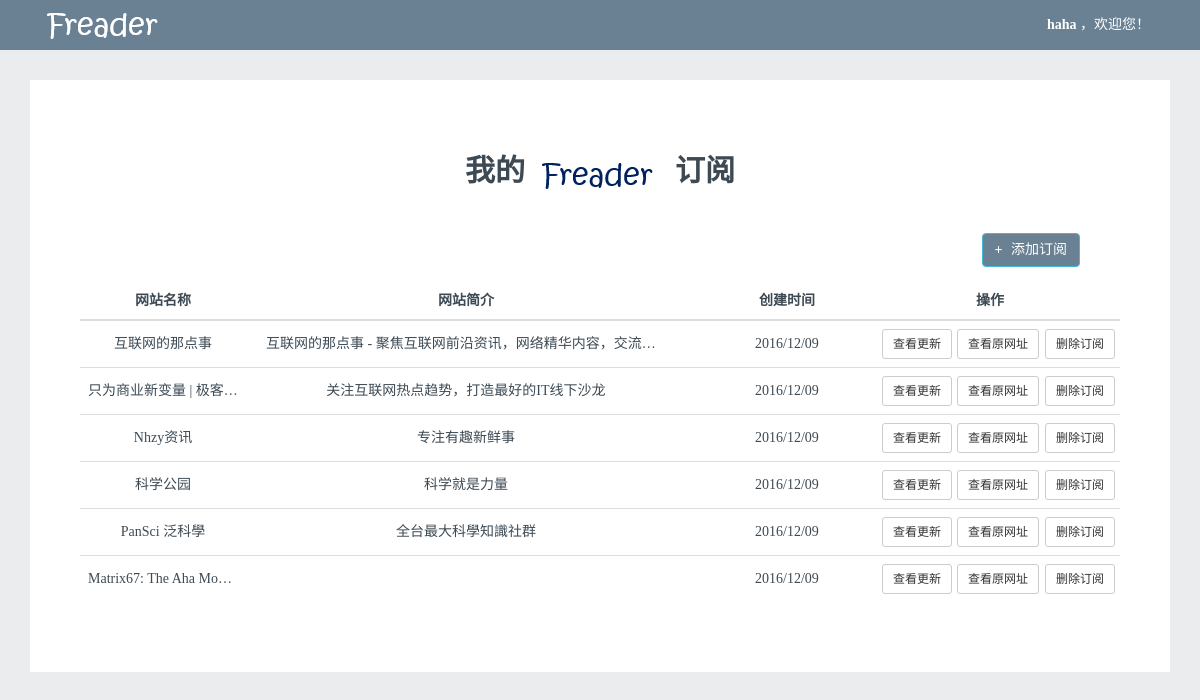
The app's page /home/ (signed in), older data.
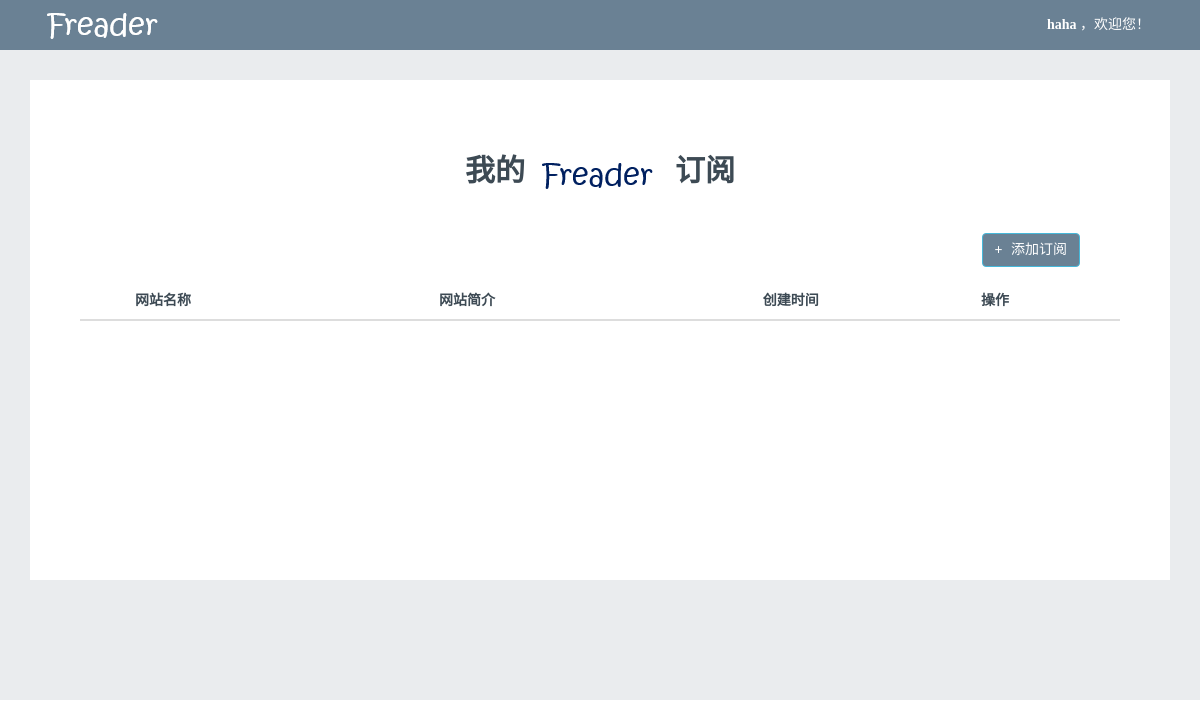
The same page, newer data.
### Main/models.py (models this page shows, shortened)
class Channel(models.Model):
    title=models.CharField('标题',max_length=32)
    link=models.CharField('订阅源',max_length=64)
    description=models.CharField('描述',max_length=128)
    created_time=models.DateTimeField("创建时间",auto_now_add=True)
    has_update=models.BooleanField('是否有更新',default=False)
    class Meta:
        ordering=['-created_time']

### Main/views.py (the view)
# urls.py: url(r'^home/$',HomePageView.as_view(),name='home'),
class HomePageView(ListView):
    template_name = 'homepage.html'
    context_object_name = 'channel_list'
    def get_queryset(self):
        user=self.request.user
        if not user.is_anonymous:
            channel_list=user.account.channel.all().distinct()
            return channel_list
        else:
            return None
    def get_context_data(self, **kwargs):
        if self.request.user.is_anonymous():
            kwargs['username']='游客'
        else:
            kwargs['username']=self.request.user.username
        kwargs['form']=ChnlForm()
        return super(HomePageView,self).get_context_data(**kwargs)

### Main/templates/homepage.html (shortened to what this page needs)
{% extends 'template.html' %}
{% load staticfiles %}
{% block mycss %}
    <link rel="stylesheet" type="text/css" href="{% static 'main/css/main.css' %}">
{% endblock %}
{% block content %}
<div id="container">
		<div id="top">
            <span class="dropdown">
                    <a id="username" href="{% url 'Main:home' %}" class="dropdown-toggle" data-toggle="dropdown" aria-haspopup="true" aria-expanded="true">
                        {{ username }}
                    </a>
            </span>
            <span>，欢迎您！</span>
        </div>
        <div id="mainbox">
            <div style="font-size: 30px;font-weight: bold; margin: 20px; text-align: center;">我的<img src="{% static 'main/img/logo_blue.png' %}" alt="Freader">订阅</div>
            <div style="height: 50px;">
                <button id="addbutton" type="button" class="btn btn-info" data-toggle="modal" data-target="#addbox" style="right: 10%; position: absolute; background: #6A8194;">
                    <span style="font-weight: 900;padding-right: 5px;">+</span>
                    <span>添加订阅</span>
                </button>
            </div>
           <div>
                <table class="table table-hover">
                    <thead>
                        <tr>
                            <th><div style="width:150px;">网站名称</div></th>
                            <th><div style="width:400px;">网站简介</div></th>
                            <th><div style="width:150px;">创建时间</div></th>
                            <th colspan="3"><div style="width:200px;">操作</div></th>
                        </tr>
                    </thead>
                    <tbody>
                    {% for channel in channel_list %}
                        <tr>
                            <td><div class="tableunit" style="width:150px;">{{ channel.title }}</div></td>
                            <td><div class="tableunit" style="width:400px;">{{ channel.description }}</div></td>
                            <td><div class="tableunit" style="width:150px;">{{ channel.created_time|date:"Y/m/d" }}</div></td>
                            <td style="padding-right:0px;padding-left:0px;"><a href="{% url 'Main:chnlupdt' channel.pk %}"><button class="btn btn-sm btn-default">查看更新</button></a></td>
                            <td style="padding-right:0px;padding-left:0px;"><a href="{{ channel.link }}"><button class="btn btn-sm btn-default">查看原网址</button></a></td>
                            <td style="padding-right:0px;padding-left:0px;"><a href="{% url 'Main:delchnl' channel.pk %}"><button class="btn btn-sm btn-default">删除订阅</button></a></td>
                        </tr>
                    {% endfor %}
                    </tbody>
                </table>
           </div>
        </div>
	</div>
{% endblock %}

### Main/templates/template.html (shortened to what this page needs)
<!DOCTYPE html>
{% load staticfiles %}
<html lang="zh-CN">
<head>
    <link rel="stylesheet" href="{% static 'lib/css/bootstrap.min.css' %}">
    {% block mycss %}{% endblock %}
</head>
<body>
{% block content %}
{% endblock %}
</body>
</html>

### Main/static/main/css/main.css (style rules this page uses)
html { overflow-y:scroll; }
body { margin:0; padding:0; font-family: 'Microsoft Yahei','SimSun'; }
div,dl,dt,dd,ul,ol,li,h1,h2,h3,h4,h5,h6,pre,form,fieldset,input,textarea,blockquote,p { padding:0; margin:0; }
img { vertical-align:top;border:0; }
address,cite,code,em,th { font-weight:normal; font-style:normal; }
a { text-decoration: none; }
#container { background: #EAECEE; padding-bottom: 30px; min-height: 700px; }
#top { background: #6A8194 url('../img/logo.png') no-repeat 30px 0px; height: 50px; text-align: right; line-height: 50px; padding-right: 50px; color: white; }
#username { font-weight: bold; color: white; }
#mainbox { background: white; width: 95%; min-height: 500px; margin: 30px auto; padding:50px; color: #3D4A54; }
th { text-align: center !important; font-weight: bold; }

Row changes from the older to the newer data that the page shows:
removed Channel: title "互联网的那点事", description "互联网的那点事 - 聚焦互联网前沿资讯，网络精华内容，交流…", created_time "2016/12/09"
removed Channel: title "只为商业新变量 | 极客…", description "关注互联网热点趋势，打造最好的IT线下沙龙", created_time "2016/12/09"
removed Channel: title "Nhzy资讯", description "专注有趣新鲜事", created_time "2016/12/09"
removed Channel: title "科学公园", description "科学就是力量", created_time "2016/12/09"
removed Channel: title "PanSci 泛科學", description "全台最大科學知識社群", created_time "2016/12/09"
removed Channel: title "Matrix67: The Aha Mo…", created_time "2016/12/09"
